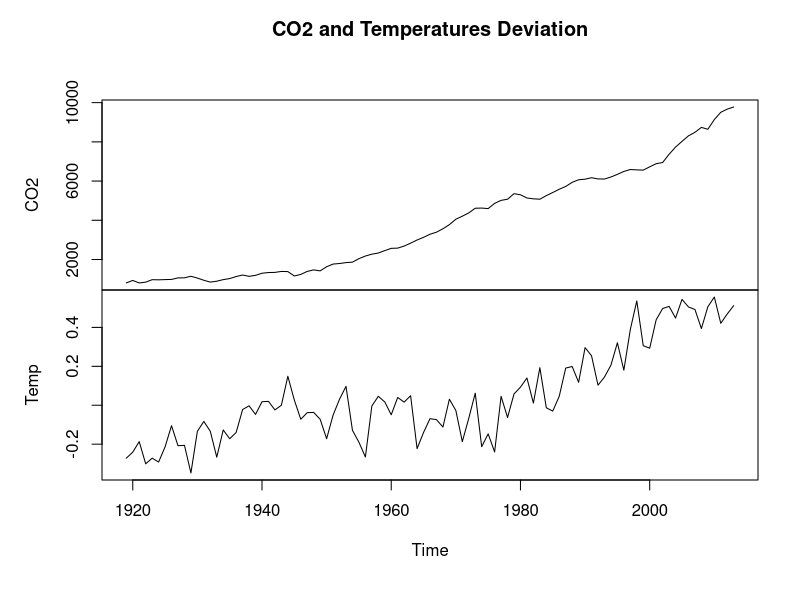
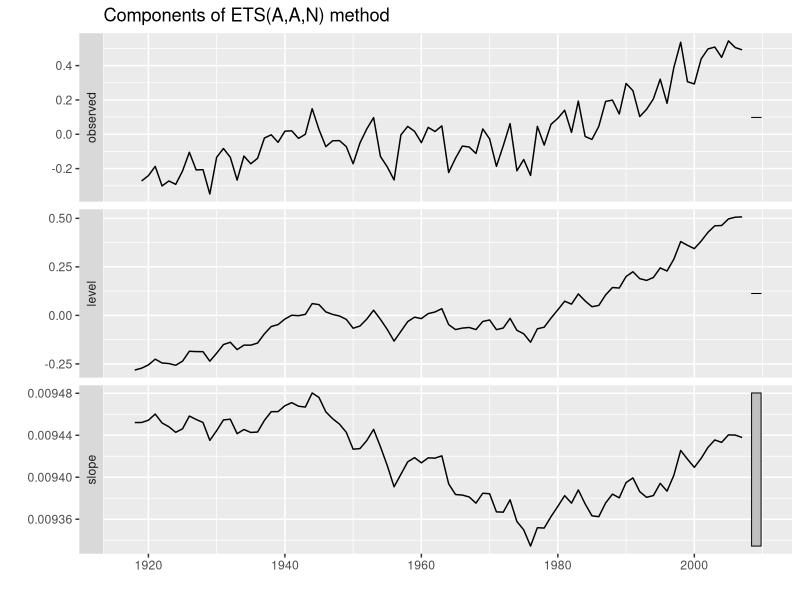
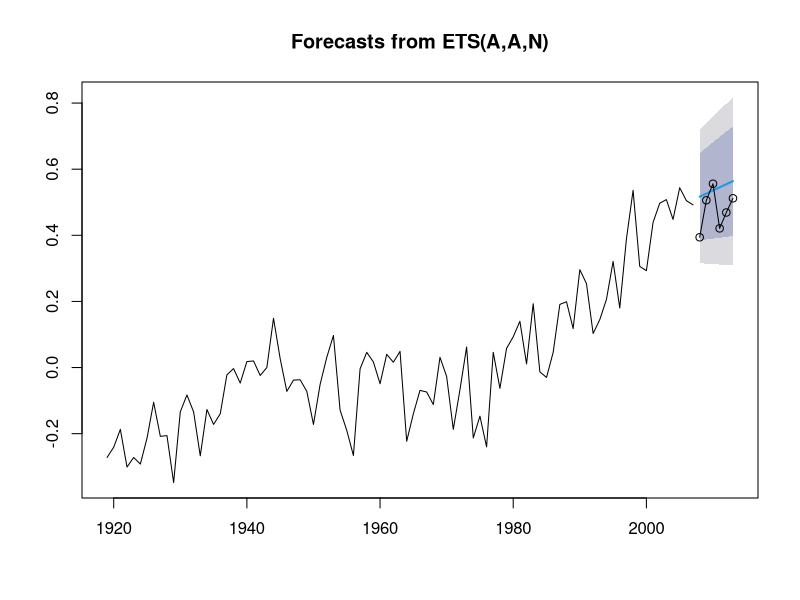

These charts were generated, in order, by the following R code:
library(magrittr)
library(tidyverse)
library(ggthemes)
library(timeSeries)
library(forecast)

climate <- readr::read_csv("./data/climate.csv")

str(climate)

head(climate)

# We'll put this in a time series structure, specifying the start and end years
climate_ts <- ts(climate[, 2:3],
                 start = 1919,
                 end = 2013
                 )

View(climate_ts)

# Let's plot the time series
plot(climate_ts, main = "CO2 and Temperatures Deviation")


# check the correlations
cor(climate_ts)

temp_ts <- ts(climate$Temp, start = 1919, frequency = 1)
train <- window(temp_ts, end = 2007)
test <- window(temp_ts, start = 2008)
fit_ets <- forecast::ets(train)
fit_ets

forecast::autoplot(fit_ets)

plot(forecast::forecast(fit_ets, h = 6))
lines(test, type = "o")


fit_ets %>% forecast::forecast(h = 6) %>%
  forecast::accuracy(temp_ts)
